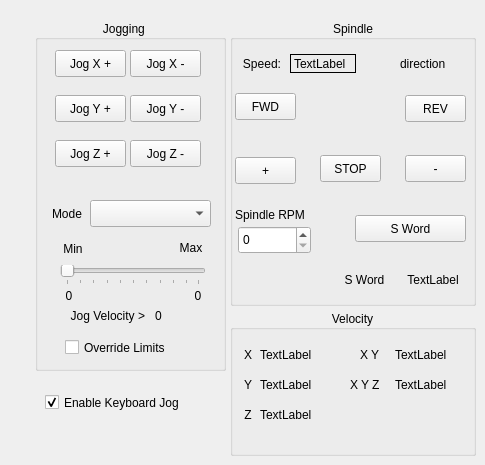
    <widget class="QWidget" name="tab_3">
     <attribute name="title">
      <string>Jog/Spindle</string>
     </attribute>
     <widget class="QGroupBox" name="groupBox_7">
      <property name="geometry">
       <rect>
        <x>35</x>
        <y>20</y>
        <width>191</width>
        <height>351</height>
       </rect>
      </property>
      <property name="title">
       <string>Jogging    </string>
      </property>
      <property name="alignment">
       <set>Qt::AlignCenter</set>
      </property>
      <widget class="QPushButton" name="jog_plus_pb_2">
       <property name="geometry">
        <rect>
         <x>20</x>
         <y>120</y>
         <width>71</width>
         <height>27</height>
        </rect>
       </property>
       <property name="toolTip">
        <string>Set fixture offset in Probe tab 'Set Z'</string>
       </property>
       <property name="text">
        <string>Jog Z +</string>
       </property>
      </widget>
      <widget class="QPushButton" name="jog_minus_pb_2">
       <property name="geometry">
        <rect>
         <x>95</x>
         <y>120</y>
         <width>71</width>
         <height>27</height>
        </rect>
       </property>
       <property name="toolTip">
        <string>Set fixture offset in Probe tab 'Set Z'</string>
       </property>
       <property name="text">
        <string>Jog Z -</string>
       </property>
      </widget>
      <widget class="QPushButton" name="jog_minus_pb_0">
       <property name="geometry">
        <rect>
         <x>95</x>
         <y>30</y>
         <width>71</width>
         <height>27</height>
        </rect>
       </property>
       <property name="toolTip">
        <string>Set fixture offset in Probe tab 'Set X'</string>
       </property>
       <property name="text">
        <string>Jog X -</string>
       </property>
      </widget>
      <widget class="QPushButton" name="jog_plus_pb_0">
       <property name="geometry">
        <rect>
         <x>20</x>
         <y>30</y>
         <width>71</width>
         <height>27</height>
        </rect>
       </property>
       <property name="toolTip">
        <string>Set fixture offset in Probe tab 'Set X'</string>
       </property>
       <property name="text">
        <string>Jog X +</string>
       </property>
      </widget>
      <widget class="QPushButton" name="jog_minus_pb_1">
       <property name="geometry">
        <rect>
         <x>95</x>
         <y>75</y>
         <width>71</width>
         <height>27</height>
        </rect>
       </property>
       <property name="toolTip">
        <string>Set fixture offset in Probe tab 'Set Y'</string>
       </property>
       <property name="text">
        <string>Jog Y -</string>
       </property>
      </widget>
      <widget class="QPushButton" name="jog_plus_pb_1">
       <property name="geometry">
        <rect>
         <x>20</x>
         <y>75</y>
         <width>71</width>
         <height>27</height>
        </rect>
       </property>
       <property name="toolTip">
        <string>Set fixture offset in Probe tab 'Set Y'</string>
       </property>
       <property name="text">
        <string>Jog Y +</string>
       </property>
      </widget>
      <widget class="QLabel" name="min_jog_vel_lb">
       <property name="geometry">
        <rect>
         <x>11</x>
         <y>265</y>
         <width>46</width>
         <height>21</height>
        </rect>
       </property>
       <property name="text">
        <string>0</string>
       </property>
       <property name="alignment">
        <set>Qt::AlignCenter</set>
       </property>
      </widget>
      <widget class="QLabel" name="label_12">
       <property name="geometry">
        <rect>
         <x>25</x>
         <y>215</y>
         <width>26</width>
         <height>28</height>
        </rect>
       </property>
       <property name="text">
        <string>Min</string>
       </property>
       <property name="alignment">
        <set>Qt::AlignCenter</set>
       </property>
      </widget>
      <widget class="QLabel" name="label_7">
       <property name="geometry">
        <rect>
         <x>4</x>
         <y>180</y>
         <width>56</width>
         <height>27</height>
        </rect>
       </property>
       <property name="text">
        <string>Mode</string>
       </property>
       <property name="alignment">
        <set>Qt::AlignCenter</set>
       </property>
      </widget>
      <widget class="QLabel" name="max_jog_vel_lb">
       <property name="geometry">
        <rect>
         <x>140</x>
         <y>265</y>
         <width>46</width>
         <height>21</height>
        </rect>
       </property>
       <property name="text">
        <string>0</string>
       </property>
       <property name="alignment">
        <set>Qt::AlignCenter</set>
       </property>
      </widget>
      <widget class="QLabel" name="label_13">
       <property name="geometry">
        <rect>
         <x>140</x>
         <y>215</y>
         <width>32</width>
         <height>25</height>
        </rect>
       </property>
       <property name="text">
        <string>Max</string>
       </property>
       <property name="alignment">
        <set>Qt::AlignCenter</set>
       </property>
      </widget>
      <widget class="QSlider" name="jog_vel_sl">
       <property name="geometry">
        <rect>
         <x>25</x>
         <y>245</y>
         <width>146</width>
         <height>20</height>
        </rect>
       </property>
       <property name="orientation">
        <enum>Qt::Horizontal</enum>
       </property>
       <property name="tickPosition">
        <enum>QSlider::TicksBelow</enum>
       </property>
      </widget>
      <widget class="QComboBox" name="jog_modes_cb">
       <property name="geometry">
        <rect>
         <x>55</x>
         <y>180</y>
         <width>121</width>
         <height>27</height>
        </rect>
       </property>
      </widget>
      <widget class="QLabel" name="jog_vel_lb">
       <property name="geometry">
        <rect>
         <x>120</x>
         <y>285</y>
         <width>66</width>
         <height>21</height>
        </rect>
       </property>
       <property name="text">
        <string>0</string>
       </property>
      </widget>
      <widget class="QLabel" name="label_14">
       <property name="geometry">
        <rect>
         <x>14</x>
         <y>285</y>
         <width>96</width>
         <height>21</height>
        </rect>
       </property>
       <property name="text">
        <string>Jog Velocity &gt;</string>
       </property>
       <property name="alignment">
        <set>Qt::AlignRight|Qt::AlignTrailing|Qt::AlignVCenter</set>
       </property>
      </widget>
      <widget class="QCheckBox" name="override_limits_cb">
       <property name="geometry">
        <rect>
         <x>30</x>
         <y>315</y>
         <width>131</width>
         <height>25</height>
        </rect>
       </property>
       <property name="text">
        <string>Override Limits</string>
       </property>
      </widget>
     </widget>
     <widget class="QGroupBox" name="groupBox_6">
      <property name="geometry">
       <rect>
        <x>230</x>
        <y>20</y>
        <width>246</width>
        <height>286</height>
       </rect>
      </property>
      <property name="title">
       <string>Spindle</string>
      </property>
      <property name="alignment">
       <set>Qt::AlignCenter</set>
      </property>
      <widget class="QPushButton" name="spindle_plus_pb">
       <property name="geometry">
        <rect>
         <x>5</x>
         <y>137</y>
         <width>61</width>
         <height>27</height>
        </rect>
       </property>
       <property name="text">
        <string>+</string>
       </property>
      </widget>
      <widget class="QSpinBox" name="spindle_speed_sb">
       <property name="geometry">
        <rect>
         <x>8</x>
         <y>206</y>
         <width>73</width>
         <height>28</height>
        </rect>
       </property>
       <property name="maximum">
        <number>30000</number>
       </property>
      </widget>
      <widget class="QLabel" name="spindle_direction_0_lb">
       <property name="geometry">
        <rect>
         <x>170</x>
         <y>34</y>
         <width>59</width>
         <height>19</height>
        </rect>
       </property>
       <property name="text">
        <string>direction</string>
       </property>
      </widget>
      <widget class="QLabel" name="spindle_actual_speed_lb">
       <property name="geometry">
        <rect>
         <x>60</x>
         <y>34</y>
         <width>66</width>
         <height>19</height>
        </rect>
       </property>
       <property name="frameShape">
        <enum>QFrame::Box</enum>
       </property>
       <property name="text">
        <string>TextLabel</string>
       </property>
      </widget>
      <widget class="QPushButton" name="spindle_fwd_pb">
       <property name="geometry">
        <rect>
         <x>5</x>
         <y>73</y>
         <width>61</width>
         <height>27</height>
        </rect>
       </property>
       <property name="text">
        <string>FWD</string>
       </property>
      </widget>
      <widget class="QPushButton" name="spindle_minus_pb">
       <property name="geometry">
        <rect>
         <x>175</x>
         <y>135</y>
         <width>61</width>
         <height>27</height>
        </rect>
       </property>
       <property name="text">
        <string>-</string>
       </property>
      </widget>
      <widget class="QLabel" name="label_22">
       <property name="geometry">
        <rect>
         <x>5</x>
         <y>34</y>
         <width>46</width>
         <height>19</height>
        </rect>
       </property>
       <property name="text">
        <string>Speed:</string>
       </property>
       <property name="alignment">
        <set>Qt::AlignRight|Qt::AlignTrailing|Qt::AlignVCenter</set>
       </property>
      </widget>
      <widget class="QPushButton" name="spindle_rev_pb">
       <property name="enabled">
        <bool>true</bool>
       </property>
       <property name="geometry">
        <rect>
         <x>175</x>
         <y>75</y>
         <width>61</width>
         <height>27</height>
        </rect>
       </property>
       <property name="text">
        <string>REV</string>
       </property>
      </widget>
      <widget class="QLabel" name="label_23">
       <property name="geometry">
        <rect>
         <x>5</x>
         <y>185</y>
         <width>84</width>
         <height>19</height>
        </rect>
       </property>
       <property name="text">
        <string>Spindle RPM</string>
       </property>
      </widget>
      <widget class="QLabel" name="settings_speed_lb">
       <property name="geometry">
        <rect>
         <x>170</x>
         <y>250</y>
         <width>66</width>
         <height>19</height>
        </rect>
       </property>
       <property name="text">
        <string>TextLabel</string>
       </property>
       <property name="alignment">
        <set>Qt::AlignCenter</set>
       </property>
      </widget>
      <widget class="QLabel" name="label_38">
       <property name="geometry">
        <rect>
         <x>110</x>
         <y>250</y>
         <width>49</width>
         <height>19</height>
        </rect>
       </property>
       <property name="text">
        <string>S Word</string>
       </property>
       <property name="alignment">
        <set>Qt::AlignCenter</set>
       </property>
      </widget>
      <widget class="QPushButton" name="spindle_stop_pb">
       <property name="geometry">
        <rect>
         <x>90</x>
         <y>135</y>
         <width>61</width>
         <height>27</height>
        </rect>
       </property>
       <property name="text">
        <string>STOP</string>
       </property>
      </widget>
      <widget class="QPushButton" name="mdi_s_pb">
       <property name="geometry">
        <rect>
         <x>125</x>
         <y>195</y>
         <width>111</width>
         <height>27</height>
        </rect>
       </property>
       <property name="text">
        <string>S Word</string>
       </property>
      </widget>
     </widget>
     <widget class="QGroupBox" name="groupBox">
      <property name="geometry">
       <rect>
        <x>230</x>
        <y>310</y>
        <width>246</width>
        <height>146</height>
       </rect>
      </property>
      <property name="title">
       <string>Velocity</string>
      </property>
      <property name="alignment">
       <set>Qt::AlignCenter</set>
      </property>
      <widget class="QLabel" name="label_114">
       <property name="geometry">
        <rect>
         <x>10</x>
         <y>35</y>
         <width>16</width>
         <height>19</height>
        </rect>
       </property>
       <property name="text">
        <string>X</string>
       </property>
       <property name="alignment">
        <set>Qt::AlignCenter</set>
       </property>
      </widget>
      <widget class="QLabel" name="label_115">
       <property name="geometry">
        <rect>
         <x>10</x>
         <y>95</y>
         <width>16</width>
         <height>19</height>
        </rect>
       </property>
       <property name="text">
        <string>Z</string>
       </property>
       <property name="alignment">
        <set>Qt::AlignCenter</set>
       </property>
      </widget>
      <widget class="QLabel" name="label_116">
       <property name="geometry">
        <rect>
         <x>10</x>
         <y>65</y>
         <width>16</width>
         <height>19</height>
        </rect>
       </property>
       <property name="text">
        <string>Y</string>
       </property>
       <property name="alignment">
        <set>Qt::AlignCenter</set>
       </property>
      </widget>
      <widget class="QLabel" name="joint_vel_min_0_lb">
       <property name="geometry">
        <rect>
         <x>30</x>
         <y>35</y>
         <width>71</width>
         <height>19</height>
        </rect>
       </property>
       <property name="text">
        <string>TextLabel</string>
       </property>
      </widget>
      <widget class="QLabel" name="joint_vel_min_1_lb">
       <property name="geometry">
        <rect>
         <x>30</x>
         <y>65</y>
         <width>71</width>
         <height>19</height>
        </rect>
       </property>
       <property name="text">
        <string>TextLabel</string>
       </property>
      </widget>
      <widget class="QLabel" name="joint_vel_min_2_lb">
       <property name="geometry">
        <rect>
         <x>30</x>
         <y>95</y>
         <width>71</width>
         <height>19</height>
        </rect>
       </property>
       <property name="text">
        <string>TextLabel</string>
       </property>
      </widget>
      <widget class="QLabel" name="label_117">
       <property name="geometry">
        <rect>
         <x>130</x>
         <y>35</y>
         <width>21</width>
         <height>19</height>
        </rect>
       </property>
       <property name="text">
        <string>X Y</string>
       </property>
      </widget>
      <widget class="QLabel" name="two_vel_lb">
       <property name="geometry">
        <rect>
         <x>165</x>
         <y>35</y>
         <width>66</width>
         <height>19</height>
        </rect>
       </property>
       <property name="text">
        <string>TextLabel</string>
       </property>
       <property name="joint_0" stdset="0">
        <number>0</number>
       </property>
       <property name="joint_1" stdset="0">
        <number>0</number>
       </property>
      </widget>
      <widget class="QLabel" name="three_vel_lb">
       <property name="geometry">
        <rect>
         <x>165</x>
         <y>65</y>
         <width>66</width>
         <height>19</height>
        </rect>
       </property>
       <property name="text">
        <string>TextLabel</string>
       </property>
       <property name="joint_0" stdset="0">
        <number>0</number>
       </property>
       <property name="joint_1" stdset="0">
        <number>0</number>
       </property>
       <property name="joint_2" stdset="0">
        <number>0</number>
       </property>
      </widget>
      <widget class="QLabel" name="label_118">
       <property name="geometry">
        <rect>
         <x>120</x>
         <y>65</y>
         <width>36</width>
         <height>19</height>
        </rect>
       </property>
       <property name="text">
        <string>X Y Z</string>
       </property>
      </widget>
     </widget>
     <widget class="QCheckBox" name="keyboard_jog_cb">
      <property name="geometry">
       <rect>
        <x>45</x>
        <y>390</y>
        <width>166</width>
        <height>25</height>
       </rect>
      </property>
      <property name="text">
       <string>Enable Keyboard Jog</string>
      </property>
      <property name="checked">
       <bool>true</bool>
      </property>
     </widget>
    </widget>
